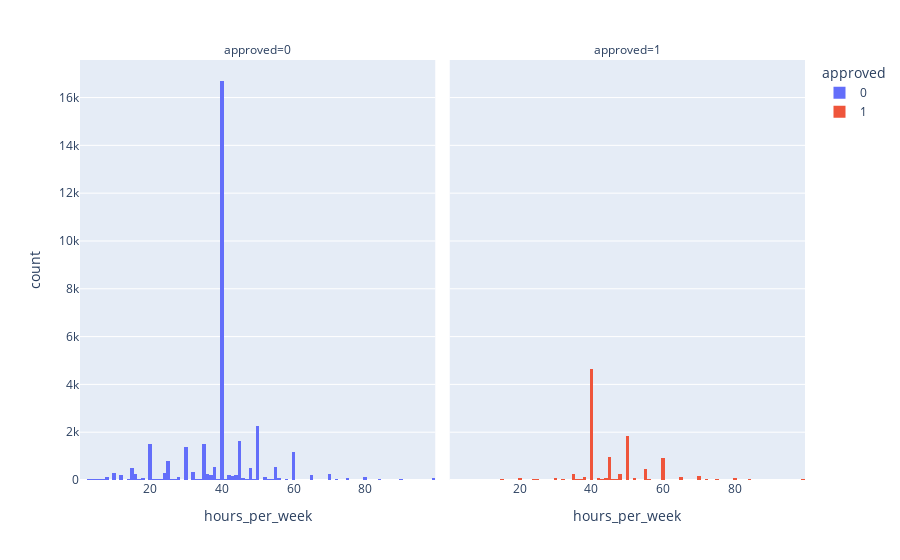

Source (notebook cell):
### Code cell
px.histogram(data_frame = df, x = 'hours_per_week', facet_col = 'approved', color = 'approved')

### Figure 1 — Plotly figure (JSON) as saved in the notebook; plotly's stock layout.template omitted (floating-point values rounded to 4 significant figures; data arrays with more than 128 entries replaced by an {"elided": "..."} marker saying what was removed)
{"data": [{"alignmentgroup": "True", "bingroup": "x", "hovertemplate": "approved=0<br>hours_per_week=%{x}<br>count=%{y}<extra></extra>", "legendgroup": "0", "marker": {"color": "#636efa"}, "name": "0", "offsetgroup": "0", "orientation": "v", "showlegend": true, "type": "histogram", "x": {"elided": "34014 int values"}, "xaxis": "x", "yaxis": "y"}, {"alignmentgroup": "True", "bingroup": "x", "hovertemplate": "approved=1<br>hours_per_week=%{x}<br>count=%{y}<extra></extra>", "legendgroup": "1", "marker": {"color": "#EF553B"}, "name": "1", "offsetgroup": "1", "orientation": "v", "showlegend": true, "type": "histogram", "x": {"elided": "11208 int values"}, "xaxis": "x2", "yaxis": "y2"}], "layout": {"annotations": [{"font": {}, "showarrow": false, "text": "approved=0", "x": 0.245, "xanchor": "center", "xref": "paper", "y": 1, "yanchor": "bottom", "yref": "paper"}, {"font": {}, "showarrow": false, "text": "approved=1", "x": 0.755, "xanchor": "center", "xref": "paper", "y": 1, "yanchor": "bottom", "yref": "paper"}], "barmode": "relative", "legend": {"title": {"text": "approved"}, "tracegroupgap": 0}, "margin": {"t": 60}, "xaxis": {"anchor": "y", "domain": [0, 0.49], "title": {"text": "hours_per_week"}}, "xaxis2": {"anchor": "y2", "domain": [0.51, 1], "matches": "x", "title": {"text": "hours_per_week"}}, "yaxis": {"anchor": "x", "domain": [0, 1], "title": {"text": "count"}}, "yaxis2": {"anchor": "x2", "domain": [0, 1], "matches": "y", "showticklabels": false}}}
